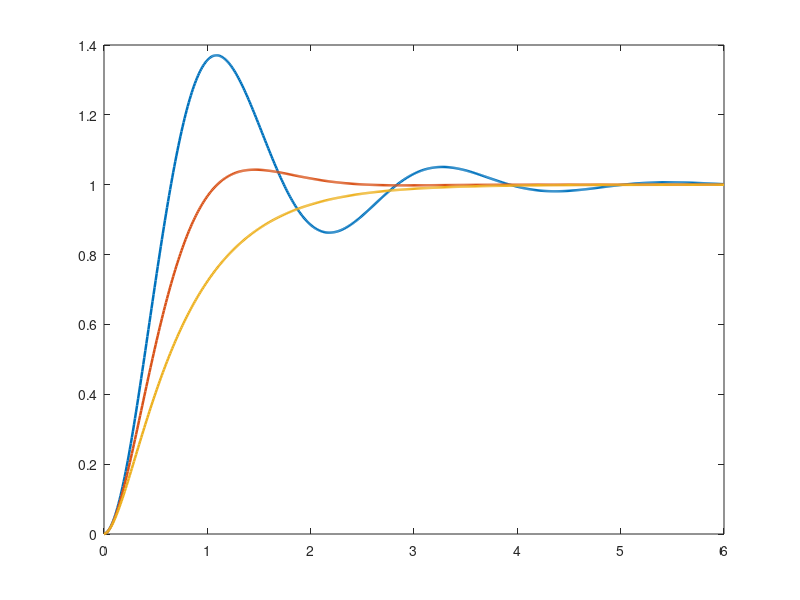

Source code (MATLAB): (Note: this script raises an error after producing the figure.)
% Controller tuning using natural frequency and damping ratio
% This script compares altitude responses for different damping ratios
% and different natural frequencies, and prints response results.

clc;
clear;
close all;

% Physical parameters
m = 0.75;       % drone mass in kg
g = 9.81;      % gravitational acceleration in m/s^2

% Simulation settings
dt = 0.01;
t_end = 6;
t = 0:dt:t_end;

% Reference altitude
z_ref = 1.0;

%% Part 1: Effect of damping ratio

% Fixed natural frequency
omega_n = 3;

% Different damping ratios
zeta_list = [0.3; 0.7; 1.2];

% Store altitude responses
z_all_damping = zeros(length(zeta_list), length(t));

% Store gain values
Kp_damping = zeros(length(zeta_list), 1);
Kd_damping = zeros(length(zeta_list), 1);

% Store response results
max_alt_damping = zeros(length(zeta_list), 1);
final_alt_damping = zeros(length(zeta_list), 1);
final_error_damping = zeros(length(zeta_list), 1);
overshoot_damping = zeros(length(zeta_list), 1);

for i = 1:length(zeta_list)

    zeta = zeta_list(i);

    % Tune gains from desired second-order dynamics
    Kp = m*omega_n^2;
    Kd = 2*m*zeta*omega_n;

    % Store gains
    Kp_damping(i) = Kp;
    Kd_damping(i) = Kd;

    % Initial states
    z = zeros(1, length(t));
    vz = zeros(1, length(t));
    thrust = zeros(1, length(t));

    for k = 1:length(t)-1

        % Altitude and velocity errors
        e = z_ref - z(k);
        ev = -vz(k);

        % PD control around hover
        u = Kp*e + Kd*ev;

        % Total thrust
        thrust(k) = m*g + u;

        % Prevent negative thrust
        thrust(k) = max(0, thrust(k));

        % Vertical dynamics
        az = thrust(k)/m - g;

        % Euler integration
        vz(k+1) = vz(k) + az*dt;
        z(k+1) = z(k) + vz(k+1)*dt;
    end

    % Store response for this damping ratio
    z_all_damping(i,:) = z;

    % Calculate response results
    max_alt_damping(i) = max(z);
    final_alt_damping(i) = z(end);
    final_error_damping(i) = z_ref - z(end);
    overshoot_damping(i) = max(0, (max(z) - z_ref)/z_ref*100);
end

% Plot damping-ratio comparison
figure;
plot(t, z_all_damping(1,:), 'LineWidth', 1.8);
hold on;
plot(t, z_all_damping(2,:), 'LineWidth', 1.8);
plot(t, z_all_damping(3,:), 'LineWidth', 1.8);
yline(z_ref, '--k', 'LineWidth', 1.5);

grid on;
xlabel('Time (s)');
ylabel('Altitude z (m)');
title('Altitude Response for Different Damping Ratios');
legend('\zeta = 0.3', '\zeta = 0.7', '\zeta = 1.2', ...
       'Reference', 'Location', 'best');

%% Part 2: Effect of natural frequency

% Fixed damping ratio
zeta = 0.7;

% Different natural frequencies
omega_n_list = [2, 4, 6];

% Store altitude responses
z_all_frequency = zeros(length(omega_n_list), length(t));

% Store gain values
Kp_frequency = zeros(length(omega_n_list), 1);
Kd_frequency = zeros(length(omega_n_list), 1);

% Store response results
max_alt_frequency = zeros(length(omega_n_list), 1);
final_alt_frequency = zeros(length(omega_n_list), 1);
final_error_frequency = zeros(length(omega_n_list), 1);
overshoot_frequency = zeros(length(omega_n_list), 1);

for i = 1:length(omega_n_list)

    omega_n = omega_n_list(i);

    % Tune gains from desired second-order dynamics
    Kp = m*omega_n^2;
    Kd = 2*m*zeta*omega_n;

    % Store gains
    Kp_frequency(i) = Kp;
    Kd_frequency(i) = Kd;

    % Initial states
    z = zeros(1, length(t));
    vz = zeros(1, length(t));
    thrust = zeros(1, length(t));

    for k = 1:length(t)-1

        % Altitude and velocity errors
        e = z_ref - z(k);
        ev = -vz(k);

        % PD control around hover
        u = Kp*e + Kd*ev;

        % Total thrust
        thrust(k) = m*g + u;

        % Prevent negative thrust
        thrust(k) = max(0, thrust(k));

        % Vertical dynamics
        az = thrust(k)/m - g;

        % Euler integration
        vz(k+1) = vz(k) + az*dt;
        z(k+1) = z(k) + vz(k+1)*dt;
    end

    % Store response for this natural frequency
    z_all_frequency(i,:) = z;

    % Calculate response results
    max_alt_frequency(i) = max(z);
    final_alt_frequency(i) = z(end);
    final_error_frequency(i) = z_ref - z(end);
    overshoot_frequency(i) = max(0, (max(z) - z_ref)/z_ref*100);
end

% Plot natural-frequency comparison
figure;
plot(t, z_all_frequency(1,:), 'LineWidth', 1.8);
hold on;
plot(t, z_all_frequency(2,:), 'LineWidth', 1.8);
plot(t, z_all_frequency(3,:), 'LineWidth', 1.8);
yline(z_ref, '--k', 'LineWidth', 1.5);

grid on;
xlabel('Time (s)');
ylabel('Altitude z (m)');
title('Altitude Response for Different Natural Frequencies');
legend('\omega_n = 2 rad/s', '\omega_n = 4 rad/s', '\omega_n = 6 rad/s', ...
       'Reference', 'Location', 'best');

%% Display gain values and response results

fprintf('--- Damping-ratio comparison ---\n');
for i = 1:length(zeta_list)
    fprintf(['zeta = %.1f, omega_n = %.1f, Kp = %.4f, Kd = %.4f, ', ...
             'Max altitude = %.4f m, Overshoot = %.2f %%, Final altitude = %.4f m, Final error = %.4f m\n'], ...
        zeta_list(i), 3, Kp_damping(i), Kd_damping(i), ...
        max_alt_damping(i), overshoot_damping(i), ...
        final_alt_damping(i), final_error_damping(i));
end

fprintf('\n--- Natural-frequency comparison ---\n');
for i = 1:length(omega_n_list)
    fprintf(['omega_n = %.1f, zeta = %.1f, Kp = %.4f, Kd = %.4f, ', ...
             'Max altitude = %.4f m, Overshoot = %.2f %%, Final altitude = %.4f m, Final error = %.4f m\n'], ...
        omega_n_list(i), 0.7, Kp_frequency(i), Kd_frequency(i), ...
        max_alt_frequency(i), overshoot_frequency(i), ...
        final_alt_frequency(i), final_error_frequency(i));
end
